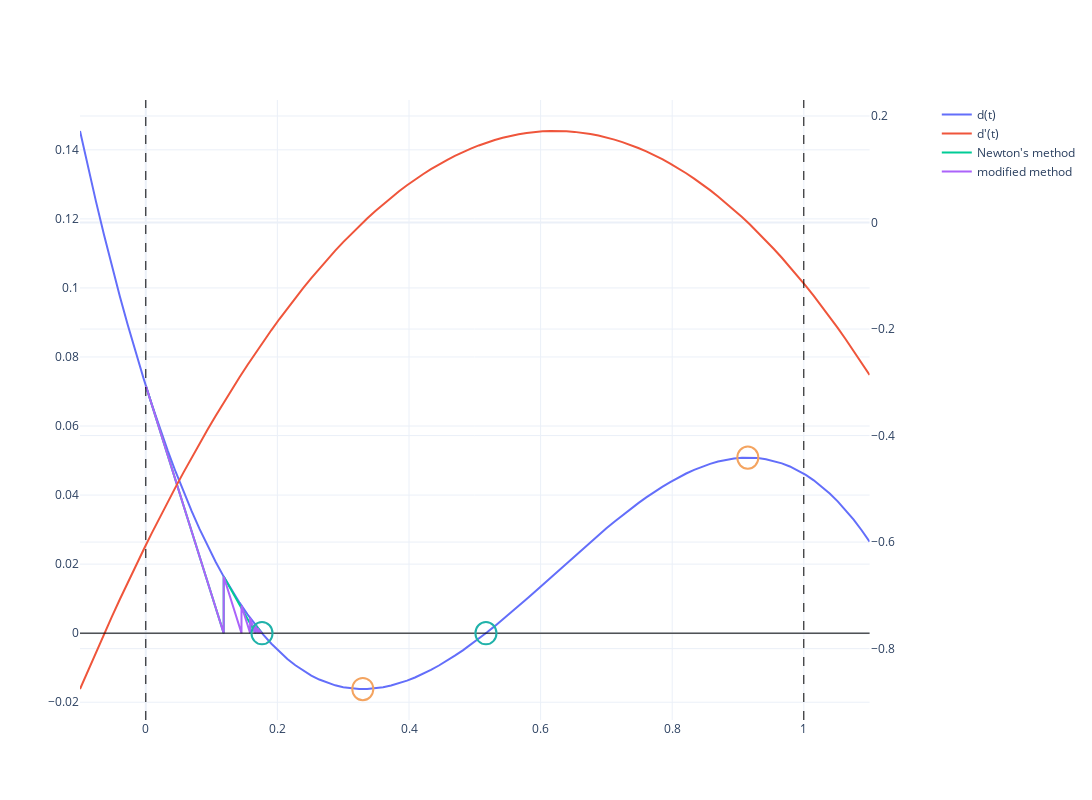

Notebook code cell kept with this figure:
### Code cell
import plotly.graph_objects as go

d = A.subs(data) * t**3 + B.subs(data) * t**2 + C.subs(data) * t + D.subs(data)

ts = np.linspace(-0.1, 1.1, 100)
ds = np.array([d.subs({"t": t}) for t in ts], dtype=np.float64)
max_d = np.max(np.abs(ds))

from plotly.subplots import make_subplots
fig = make_subplots(specs=[[{"secondary_y": True}]])

fig.add_trace(go.Scatter(x=ts, y=ds, name="d(t)"))
fig.add_trace(
    go.Scatter(x=ts, y=np.array([d.diff("t").subs({"t": t}) for t in ts], dtype=np.float64), name="d'(t)"), 
    secondary_y=True)
fig.update_layout(
    template="plotly_white",
    width=1200,
    height=800,
    # margin=dict(l=0, r=0, b=0, t=0),
    xaxis=dict(
        range=[-0.1, 1.1],
        # scaleanchor="y",
        # scaleratio=1,
    ),
    yaxis=dict(
        # range=[ds.min(), ds.max()],
        # scaleanchor="x",
        # scaleratio=1,
    ),
)
fig.add_hline(y=0, line_width=1, line_dash="solid", line_color="black")
fig.add_vline(x=0, line_width=1, line_dash="dash", line_color="black")
fig.add_vline(x=1, line_width=1, line_dash="dash", line_color="black")

aspect_ratio = 800/1200 * (ts.max() - ts.min()) / (ds.max() - ds.min())
delta = 0.02 * (ds.max() - ds.min())
dx = aspect_ratio * delta
dy = delta
for toi in sympy.roots(d):
    if not toi.is_real or not (0 <= toi <= 1):
        continue
    toi = float(toi)
    fig.add_shape(type="circle",
        xref="x", yref="y",
        x0=toi-dx, y0=-dy, x1=toi+dx, y1=dy,
        line_color="LightSeaGreen",
    )

for tt in sympy.roots(d.diff(t)):
    dd = float(d.subs({"t": tt}))
    tt = float(tt)
    fig.add_shape(type="circle", xref="x", yref="y",
        x0=tt-dx, y0=dd-dy, x1=tt+dx, y1=dd+dy,
        line_color="sandybrown",
    )

ti = 0
newton_x = []
newton_y = []
while list(sympy.roots(d))[0] - ti > 1e-12:
    newton_x.append(ti)
    newton_y.append(float(d.subs(dict(t=ti))))
    m = float(d.diff(t).subs(dict(t=ti)))
    newton_x.append(ti - newton_y[-1] / m)
    newton_y.append(0)
    ti = newton_x[-1]
print(len(newton_x) // 2)
fig.add_trace(go.Scatter(
    x=newton_x,
    y=newton_y,
    mode="lines",
    name="Newton's method")
)

ti = 0
newton_x = []
newton_y = []
m = float(d.diff(t).subs(dict(t=ti)))
while list(sympy.roots(d))[0] - ti > 1e-12:
    newton_x.append(ti)
    newton_y.append(float(d.subs(dict(t=ti))))
    newton_x.append(ti - newton_y[-1] / m)
    newton_y.append(0)
    ti = newton_x[-1]
print(len(newton_x) // 2)
fig.add_trace(go.Scatter(
    x=newton_x,
    y=newton_y,
    mode="lines",
    name="modified method")
)

fig.show()
